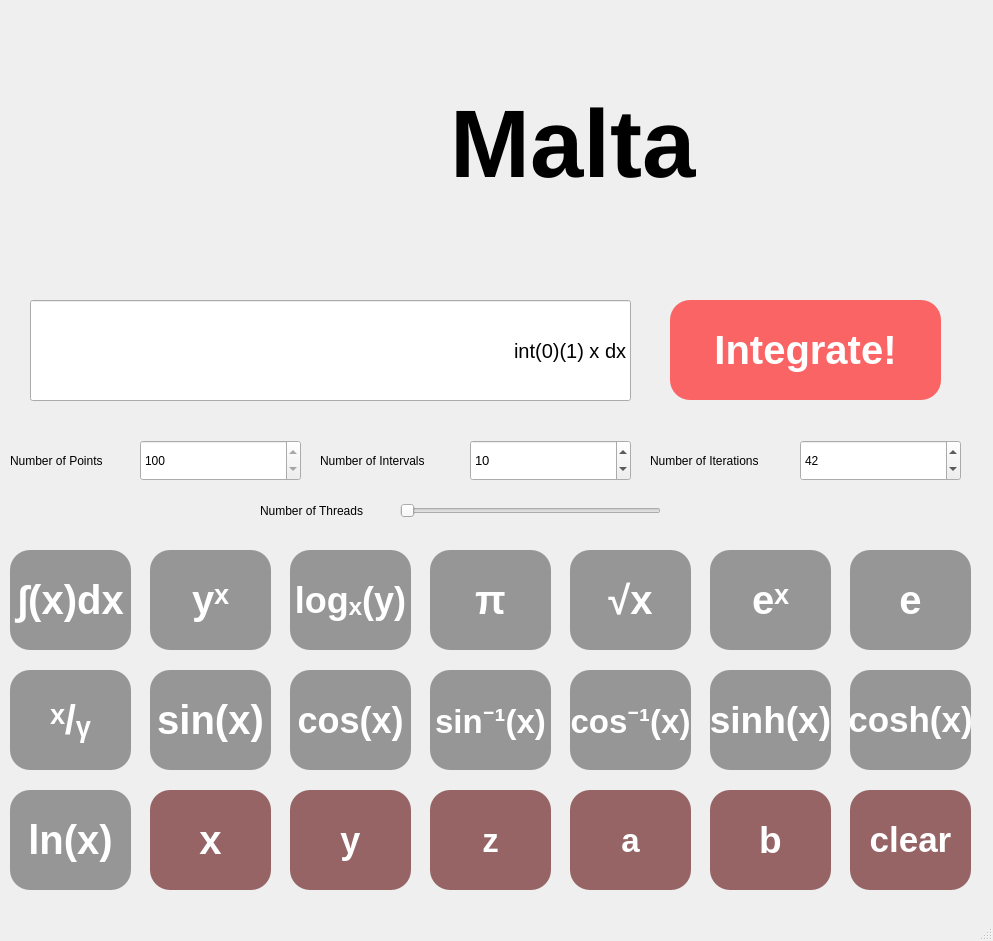
<?xml version="1.0" encoding="UTF-8"?>
<ui version="4.0">
 <class>MainWindow</class>
 <widget class="QMainWindow" name="MainWindow">
  <property name="geometry">
   <rect>
    <x>0</x>
    <y>0</y>
    <width>993</width>
    <height>941</height>
   </rect>
  </property>
  <property name="windowTitle">
   <string>MainWindow</string>
  </property>
  <widget class="QWidget" name="centralwidget">
   <widget class="QSlider" name="ThreadNum">
    <property name="geometry">
     <rect>
      <x>400</x>
      <y>490</y>
      <width>261</width>
      <height>41</height>
     </rect>
    </property>
    <property name="orientation">
     <enum>Qt::Horizontal</enum>
    </property>
   </widget>
   <widget class="QLabel" name="label">
    <property name="geometry">
     <rect>
      <x>260</x>
      <y>480</y>
      <width>131</width>
      <height>61</height>
     </rect>
    </property>
    <property name="text">
     <string>Number of Threads</string>
    </property>
   </widget>
   <widget class="QLineEdit" name="Display">
    <property name="geometry">
     <rect>
      <x>30</x>
      <y>300</y>
      <width>601</width>
      <height>101</height>
     </rect>
    </property>
    <property name="font">
     <font>
      <pointsize>15</pointsize>
     </font>
    </property>
    <property name="text">
     <string>int(0)(1) x dx</string>
    </property>
    <property name="alignment">
     <set>Qt::AlignRight|Qt::AlignTrailing|Qt::AlignVCenter</set>
    </property>
   </widget>
   <widget class="QPushButton" name="button_1">
    <property name="geometry">
     <rect>
      <x>10</x>
      <y>550</y>
      <width>121</width>
      <height>100</height>
     </rect>
    </property>
    <property name="font">
     <font>
      <pointsize>30</pointsize>
      <bold>true</bold>
     </font>
    </property>
    <property name="styleSheet">
     <string notr="true">QPushButton
{
	border:none;
	border-radius:20px;
	background-color:rgb(150,150,150);
	color:rgb(255,255,255);
	min-width:100px;
	min-height:100px;
	padding:0;
}</string>
    </property>
    <property name="text">
     <string>∫(x)dx</string>
    </property>
   </widget>
   <widget class="QPushButton" name="button_2">
    <property name="geometry">
     <rect>
      <x>150</x>
      <y>550</y>
      <width>121</width>
      <height>100</height>
     </rect>
    </property>
    <property name="font">
     <font>
      <pointsize>30</pointsize>
      <bold>true</bold>
     </font>
    </property>
    <property name="styleSheet">
     <string notr="true">QPushButton
{
	border:none;
	border-radius:20px;
	background-color:rgb(150,150,150);
	color:rgb(255,255,255);
	min-width:100px;
	min-height:100px;
	padding:0;
}</string>
    </property>
    <property name="text">
     <string>yˣ</string>
    </property>
   </widget>
   <widget class="QPushButton" name="button_4">
    <property name="geometry">
     <rect>
      <x>430</x>
      <y>550</y>
      <width>121</width>
      <height>100</height>
     </rect>
    </property>
    <property name="font">
     <font>
      <pointsize>30</pointsize>
      <bold>true</bold>
     </font>
    </property>
    <property name="styleSheet">
     <string notr="true">QPushButton
{
	border:none;
	border-radius:20px;
	background-color:rgb(150,150,150);
	color:rgb(255,255,255);
	min-width:100px;
	min-height:100px;
	padding:0;
}</string>
    </property>
    <property name="text">
     <string>π</string>
    </property>
   </widget>
   <widget class="QPushButton" name="button_3">
    <property name="geometry">
     <rect>
      <x>290</x>
      <y>550</y>
      <width>121</width>
      <height>100</height>
     </rect>
    </property>
    <property name="font">
     <font>
      <pointsize>27</pointsize>
      <bold>true</bold>
     </font>
    </property>
    <property name="styleSheet">
     <string notr="true">QPushButton
{
	border:none;
	border-radius:20px;
	background-color:rgb(150,150,150);
	color:rgb(255,255,255);
	min-width:100px;
	min-height:100px;
	padding:0;
}</string>
    </property>
    <property name="text">
     <string>logₓ(y)</string>
    </property>
   </widget>
   <widget class="QPushButton" name="button_5">
    <property name="geometry">
     <rect>
      <x>570</x>
      <y>550</y>
      <width>121</width>
      <height>100</height>
     </rect>
    </property>
    <property name="font">
     <font>
      <pointsize>30</pointsize>
      <bold>true</bold>
     </font>
    </property>
    <property name="styleSheet">
     <string notr="true">QPushButton
{
	border:none;
	border-radius:20px;
	background-color:rgb(150,150,150);
	color:rgb(255,255,255);
	min-width:100px;
	min-height:100px;
	padding:0;
}</string>
    </property>
    <property name="text">
     <string>√x</string>
    </property>
   </widget>
   <widget class="QPushButton" name="button_7">
    <property name="geometry">
     <rect>
      <x>850</x>
      <y>550</y>
      <width>121</width>
      <height>100</height>
     </rect>
    </property>
    <property name="font">
     <font>
      <pointsize>30</pointsize>
      <bold>true</bold>
     </font>
    </property>
    <property name="styleSheet">
     <string notr="true">QPushButton
{
	border:none;
	border-radius:20px;
	background-color:rgb(150,150,150);
	color:rgb(255,255,255);
	min-width:100px;
	min-height:100px;
	padding:0;
}</string>
    </property>
    <property name="text">
     <string>e</string>
    </property>
   </widget>
   <widget class="QPushButton" name="button_6">
    <property name="geometry">
     <rect>
      <x>710</x>
      <y>550</y>
      <width>121</width>
      <height>100</height>
     </rect>
    </property>
    <property name="font">
     <font>
      <pointsize>30</pointsize>
      <bold>true</bold>
     </font>
    </property>
    <property name="styleSheet">
     <string notr="true">QPushButton
{
	border:none;
	border-radius:20px;
	background-color:rgb(150,150,150);
	color:rgb(255,255,255);
	min-width:100px;
	min-height:100px;
	padding:0;
}</string>
    </property>
    <property name="text">
     <string>eˣ</string>
    </property>
   </widget>
   <widget class="QPushButton" name="button_15">
    <property name="geometry">
     <rect>
      <x>10</x>
      <y>790</y>
      <width>121</width>
      <height>100</height>
     </rect>
    </property>
    <property name="font">
     <font>
      <pointsize>30</pointsize>
      <bold>true</bold>
     </font>
    </property>
    <property name="styleSheet">
     <string notr="true">QPushButton
{
	border:none;
	border-radius:20px;
	background-color:rgb(150,150,150);
	color:rgb(255,255,255);
	min-width:100px;
	min-height:100px;
	padding:0;
}</string>
    </property>
    <property name="text">
     <string>ln(x)</string>
    </property>
   </widget>
   <widget class="QPushButton" name="button_11">
    <property name="geometry">
     <rect>
      <x>430</x>
      <y>670</y>
      <width>121</width>
      <height>100</height>
     </rect>
    </property>
    <property name="font">
     <font>
      <pointsize>25</pointsize>
      <bold>true</bold>
     </font>
    </property>
    <property name="styleSheet">
     <string notr="true">QPushButton
{
	border:none;
	border-radius:20px;
	background-color:rgb(150,150,150);
	color:rgb(255,255,255);
	min-width:100px;
	min-height:100px;
	padding:0;
}</string>
    </property>
    <property name="text">
     <string>sin⁻¹(x)</string>
    </property>
   </widget>
   <widget class="QPushButton" name="button_9">
    <property name="geometry">
     <rect>
      <x>150</x>
      <y>670</y>
      <width>121</width>
      <height>100</height>
     </rect>
    </property>
    <property name="font">
     <font>
      <pointsize>30</pointsize>
      <bold>true</bold>
     </font>
    </property>
    <property name="styleSheet">
     <string notr="true">QPushButton
{
	border:none;
	border-radius:20px;
	background-color:rgb(150,150,150);
	color:rgb(255,255,255);
	min-width:100px;
	min-height:100px;
	padding:0;
}</string>
    </property>
    <property name="text">
     <string>sin(x)</string>
    </property>
   </widget>
   <widget class="QPushButton" name="button_12">
    <property name="geometry">
     <rect>
      <x>570</x>
      <y>670</y>
      <width>121</width>
      <height>100</height>
     </rect>
    </property>
    <property name="font">
     <font>
      <pointsize>25</pointsize>
      <bold>true</bold>
     </font>
    </property>
    <property name="styleSheet">
     <string notr="true">QPushButton
{
	border:none;
	border-radius:20px;
	background-color:rgb(150,150,150);
	color:rgb(255,255,255);
	min-width:100px;
	min-height:100px;
	padding:0;
}</string>
    </property>
    <property name="text">
     <string>cos⁻¹(x)</string>
    </property>
   </widget>
   <widget class="QPushButton" name="button_8">
    <property name="geometry">
     <rect>
      <x>10</x>
      <y>670</y>
      <width>121</width>
      <height>100</height>
     </rect>
    </property>
    <property name="font">
     <font>
      <pointsize>30</pointsize>
      <bold>true</bold>
     </font>
    </property>
    <property name="styleSheet">
     <string notr="true">QPushButton
{
	border:none;
	border-radius:20px;
	background-color:rgb(150,150,150);
	color:rgb(255,255,255);
	min-width:100px;
	min-height:100px;
	padding:0;
}</string>
    </property>
    <property name="text">
     <string>ˣ/ᵧ</string>
    </property>
   </widget>
   <widget class="QPushButton" name="button_14">
    <property name="geometry">
     <rect>
      <x>850</x>
      <y>670</y>
      <width>121</width>
      <height>100</height>
     </rect>
    </property>
    <property name="font">
     <font>
      <pointsize>26</pointsize>
      <bold>true</bold>
     </font>
    </property>
    <property name="styleSheet">
     <string notr="true">QPushButton
{
	border:none;
	border-radius:20px;
	background-color:rgb(150,150,150);
	color:rgb(255,255,255);
	min-width:100px;
	min-height:100px;
	padding:0;
}</string>
    </property>
    <property name="text">
     <string>cosh(x)</string>
    </property>
   </widget>
   <widget class="QPushButton" name="button_10">
    <property name="geometry">
     <rect>
      <x>290</x>
      <y>670</y>
      <width>121</width>
      <height>100</height>
     </rect>
    </property>
    <property name="font">
     <font>
      <pointsize>27</pointsize>
      <bold>true</bold>
     </font>
    </property>
    <property name="styleSheet">
     <string notr="true">QPushButton
{
	border:none;
	border-radius:20px;
	background-color:rgb(150,150,150);
	color:rgb(255,255,255);
	min-width:100px;
	min-height:100px;
	padding:0;
}</string>
    </property>
    <property name="text">
     <string>cos(x)</string>
    </property>
   </widget>
   <widget class="QPushButton" name="button_13">
    <property name="geometry">
     <rect>
      <x>710</x>
      <y>670</y>
      <width>121</width>
      <height>100</height>
     </rect>
    </property>
    <property name="font">
     <font>
      <pointsize>28</pointsize>
      <bold>true</bold>
     </font>
    </property>
    <property name="styleSheet">
     <string notr="true">QPushButton
{
	border:none;
	border-radius:20px;
	background-color:rgb(150,150,150);
	color:rgb(255,255,255);
	min-width:100px;
	min-height:100px;
	padding:0;
}</string>
    </property>
    <property name="text">
     <string>sinh(x)</string>
    </property>
   </widget>
   <widget class="QPushButton" name="button_16">
    <property name="geometry">
     <rect>
      <x>150</x>
      <y>790</y>
      <width>121</width>
      <height>100</height>
     </rect>
    </property>
    <property name="font">
     <font>
      <pointsize>30</pointsize>
      <bold>true</bold>
     </font>
    </property>
    <property name="styleSheet">
     <string notr="true">QPushButton
{
	border:none;
	border-radius:20px;
	background-color:rgb(150,100,100);
	color:rgb(255,255,255);
	min-width:100px;
	min-height:100px;
	padding:0;
}</string>
    </property>
    <property name="text">
     <string>x</string>
    </property>
   </widget>
   <widget class="QPushButton" name="button_21">
    <property name="geometry">
     <rect>
      <x>850</x>
      <y>790</y>
      <width>121</width>
      <height>100</height>
     </rect>
    </property>
    <property name="font">
     <font>
      <pointsize>26</pointsize>
      <bold>true</bold>
     </font>
    </property>
    <property name="styleSheet">
     <string notr="true">QPushButton
{
	border:none;
	border-radius:20px;
	background-color:rgb(150,100,100);
	color:rgb(255,255,255);
	min-width:100px;
	min-height:100px;
	padding:0;
}</string>
    </property>
    <property name="text">
     <string>clear</string>
    </property>
   </widget>
   <widget class="QPushButton" name="button_19">
    <property name="geometry">
     <rect>
      <x>570</x>
      <y>790</y>
      <width>121</width>
      <height>100</height>
     </rect>
    </property>
    <property name="font">
     <font>
      <pointsize>25</pointsize>
      <bold>true</bold>
     </font>
    </property>
    <property name="styleSheet">
     <string notr="true">QPushButton
{
	border:none;
	border-radius:20px;
	background-color:rgb(150,100,100);
	color:rgb(255,255,255);
	min-width:100px;
	min-height:100px;
	padding:0;
}</string>
    </property>
    <property name="text">
     <string>a</string>
    </property>
   </widget>
   <widget class="QPushButton" name="button_20">
    <property name="geometry">
     <rect>
      <x>710</x>
      <y>790</y>
      <width>121</width>
      <height>100</height>
     </rect>
    </property>
    <property name="font">
     <font>
      <pointsize>28</pointsize>
      <bold>true</bold>
     </font>
    </property>
    <property name="styleSheet">
     <string notr="true">QPushButton
{
	border:none;
	border-radius:20px;
	background-color:rgb(150,100,100);
	color:rgb(255,255,255);
	min-width:100px;
	min-height:100px;
	padding:0;
}</string>
    </property>
    <property name="text">
     <string>b</string>
    </property>
   </widget>
   <widget class="QPushButton" name="button_17">
    <property name="geometry">
     <rect>
      <x>290</x>
      <y>790</y>
      <width>121</width>
      <height>100</height>
     </rect>
    </property>
    <property name="font">
     <font>
      <pointsize>27</pointsize>
      <bold>true</bold>
     </font>
    </property>
    <property name="styleSheet">
     <string notr="true">QPushButton
{
	border:none;
	border-radius:20px;
	background-color:rgb(150,100,100);
	color:rgb(255,255,255);
	min-width:100px;
	min-height:100px;
	padding:0;
}</string>
    </property>
    <property name="text">
     <string>y</string>
    </property>
   </widget>
   <widget class="QPushButton" name="button_18">
    <property name="geometry">
     <rect>
      <x>430</x>
      <y>790</y>
      <width>121</width>
      <height>100</height>
     </rect>
    </property>
    <property name="font">
     <font>
      <pointsize>25</pointsize>
      <bold>true</bold>
     </font>
    </property>
    <property name="styleSheet">
     <string notr="true">QPushButton
{
	border:none;
	border-radius:20px;
	background-color:rgb(150,100,100);
	color:rgb(255,255,255);
	min-width:100px;
	min-height:100px;
	padding:0;
}</string>
    </property>
    <property name="text">
     <string>z</string>
    </property>
   </widget>
   <widget class="QSpinBox" name="spinBox_Npoints">
    <property name="geometry">
     <rect>
      <x>140</x>
      <y>440</y>
      <width>161</width>
      <height>41</height>
     </rect>
    </property>
    <property name="minimum">
     <number>100</number>
    </property>
   </widget>
   <widget class="QLabel" name="label_2">
    <property name="geometry">
     <rect>
      <x>10</x>
      <y>430</y>
      <width>131</width>
      <height>61</height>
     </rect>
    </property>
    <property name="text">
     <string>Number of Points</string>
    </property>
   </widget>
   <widget class="QLabel" name="label_3">
    <property name="geometry">
     <rect>
      <x>320</x>
      <y>430</y>
      <width>131</width>
      <height>61</height>
     </rect>
    </property>
    <property name="text">
     <string>Number of Intervals</string>
    </property>
   </widget>
   <widget class="QSpinBox" name="spinBox_Niter">
    <property name="geometry">
     <rect>
      <x>800</x>
      <y>440</y>
      <width>161</width>
      <height>41</height>
     </rect>
    </property>
    <property name="minimum">
     <number>1</number>
    </property>
    <property name="maximum">
     <number>1000</number>
    </property>
    <property name="value">
     <number>42</number>
    </property>
   </widget>
   <widget class="QLabel" name="label_4">
    <property name="geometry">
     <rect>
      <x>650</x>
      <y>430</y>
      <width>131</width>
      <height>61</height>
     </rect>
    </property>
    <property name="text">
     <string>Number of Iterations</string>
    </property>
   </widget>
   <widget class="QSpinBox" name="spinBox_Nvals">
    <property name="geometry">
     <rect>
      <x>470</x>
      <y>440</y>
      <width>161</width>
      <height>41</height>
     </rect>
    </property>
    <property name="font">
     <font>
      <pointsize>10</pointsize>
     </font>
    </property>
    <property name="minimum">
     <number>1</number>
    </property>
    <property name="maximum">
     <number>1000</number>
    </property>
    <property name="value">
     <number>10</number>
    </property>
   </widget>
   <widget class="QPushButton" name="button_0">
    <property name="geometry">
     <rect>
      <x>670</x>
      <y>300</y>
      <width>271</width>
      <height>100</height>
     </rect>
    </property>
    <property name="font">
     <font>
      <pointsize>30</pointsize>
      <bold>true</bold>
     </font>
    </property>
    <property name="styleSheet">
     <string notr="true">QPushButton
{
	border:none;
	border-radius:20px;
	background-color:rgb(250,100,100);
	color:rgb(255,255,255);
	min-width:100px;
	min-height:100px;
	padding:0;
}</string>
    </property>
    <property name="text">
     <string>Integrate!</string>
    </property>
   </widget>
   <widget class="QLabel" name="label_5">
    <property name="geometry">
     <rect>
      <x>200</x>
      <y>40</y>
      <width>221</width>
      <height>211</height>
     </rect>
    </property>
    <property name="text">
     <string/>
    </property>
    <property name="pixmap">
     <pixmap>../../icons/malta_icon.png</pixmap>
    </property>
    <property name="scaledContents">
     <bool>true</bool>
    </property>
   </widget>
   <widget class="QLabel" name="label_6">
    <property name="geometry">
     <rect>
      <x>450</x>
      <y>80</y>
      <width>331</width>
      <height>131</height>
     </rect>
    </property>
    <property name="text">
     <string>&lt;html&gt;&lt;head/&gt;&lt;body&gt;&lt;p&gt;&lt;span style=&quot; font-size:72pt; font-weight:700;&quot;&gt;Malta&lt;/span&gt;&lt;/p&gt;&lt;/body&gt;&lt;/html&gt;</string>
    </property>
   </widget>
  </widget>
  <widget class="QMenuBar" name="menubar">
   <property name="geometry">
    <rect>
     <x>0</x>
     <y>0</y>
     <width>993</width>
     <height>20</height>
    </rect>
   </property>
  </widget>
  <widget class="QStatusBar" name="statusbar"/>
  <action name="actionDark_mode">
   <property name="text">
    <string>Dark mode</string>
   </property>
  </action>
  <action name="actionLight_mode">
   <property name="text">
    <string>Light mode</string>
   </property>
  </action>
 </widget>
 <resources/>
 <connections/>
</ui>
